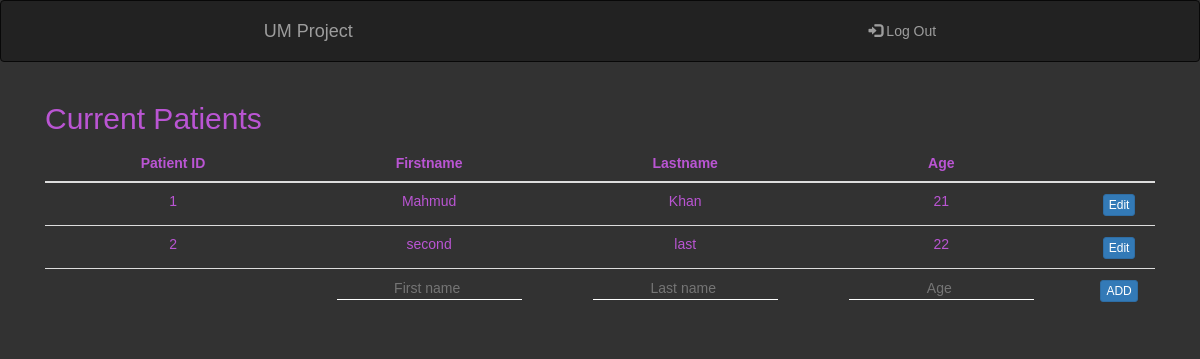
The app's page /admin/index.php with its own data.
### tables this page shows
CREATE TABLE `users` (
  `Id` int(10) NOT NULL,
  `First_name` varchar(650) NOT NULL,
  `Last_name` varchar(650) NOT NULL,
  `Age` int(4) NOT NULL
);

### admin/index.php (the view, shortened to what this page needs)
<!DOCTYPE html>
<html lang="en">
  <head>
    <link href="vendor/bootstrap/css/bootstrap.min.css" rel="stylesheet">
    <link href="vendor/font-awesome/css/font-awesome.min.css" rel="stylesheet" type="text/css">
  <link rel="stylesheet" href="https://maxcdn.bootstrapcdn.com/bootstrap/3.3.7/css/bootstrap.min.css">
    <link href="vendor/magnific-popup/magnific-popup.css" rel="stylesheet">
 <link href= "index.css" rel = "stylesheet" >
  </head>
  <body >
  <?php include '../conn.php' ;
    include 'header.php';
  ?>
<div class="container">
  <h2 class = "table_title">Current Patients</h2>
  <table class="table">
    <thead>
      <tr>
       <th class = "table_content" style="text-align: center;">Patient ID</th>
        <th class = "table_content" style="text-align: center;">Firstname</th>
        <th class = "table_content" style="text-align: center;">Lastname</th>
        <th class = "table_content" style="text-align: center;">Age</th>
        <th class = "table_content"></th>
      </tr>
    </thead>
    <tbody>
<?php
    $sql = "SELECT * FROM users";
    $result = mysqli_query($conn, $sql);
    if (mysqli_num_rows($result) > 0) {
        while($row = mysqli_fetch_assoc($result)) {
?>
            <tr>
               <td class = "table_content" style="text-align: center;"><?php echo $row['Id'] ?></td>
                <td class = "table_content" style="text-align: center;"><?php echo $row['First_name'] ?></td>
                <td class = "table_content" style="text-align: center;"><?php echo $row['Last_name']  ?> </td>
                <td class = "table_content" style="text-align: center;"><?php echo $row['Age']  ?></td>
                <td style="text-align: center;">
                    <form action = "Admin_edit.php" method = "get">
                        <button type="submit"  class="btn btn-primary btn-xs" >Edit</button>
                    </form>
                </td>
            </tr>
<?php
       }
    }
?>
   <form action = "Add_Person.php" method = "get">
   <tr>
   <td class = "table_content" style="text-align: center;"><input placeholder="First name " name = "first_name" id="first_name" style= "border: 0;outline: 0; background: transparent; border-bottom: 1px solid white;text-align:center;"></input></td>
   <td class = "table_content" style="text-align: center;"><input placeholder="Last name " name = "Last_name" id="Last_name" style= "border: 0;outline: 0; background: transparent; border-bottom: 1px solid white;text-align:center;"></input></td>
   <td class = "table_content" style="text-align: center;"><input placeholder="Age " name = "Age" id="Age" style= "border: 0;outline: 0; background: transparent; border-bottom: 1px solid white;text-align:center;"></input></td>
   <td style="text-align: center;">
           <button type="submit"  class="btn btn-primary btn-xs" >ADD</button>
   </td>
</tr>
    </tbody>
  </table>
</div>
  </body>
</html>

### admin/index.css (style rules this page uses)
body { background-color : #323232; font: 14px Arial; margin: 0 auto; padding: 0; position: relative; }
.table_content { color :mediumorchid; }
.table_title { color :mediumorchid; }

### records on screen
users: Id "1", First_name "Mahmud", Last_name "Khan", Age "21"
users: Id "2", First_name "second", Last_name "last", Age "22"
